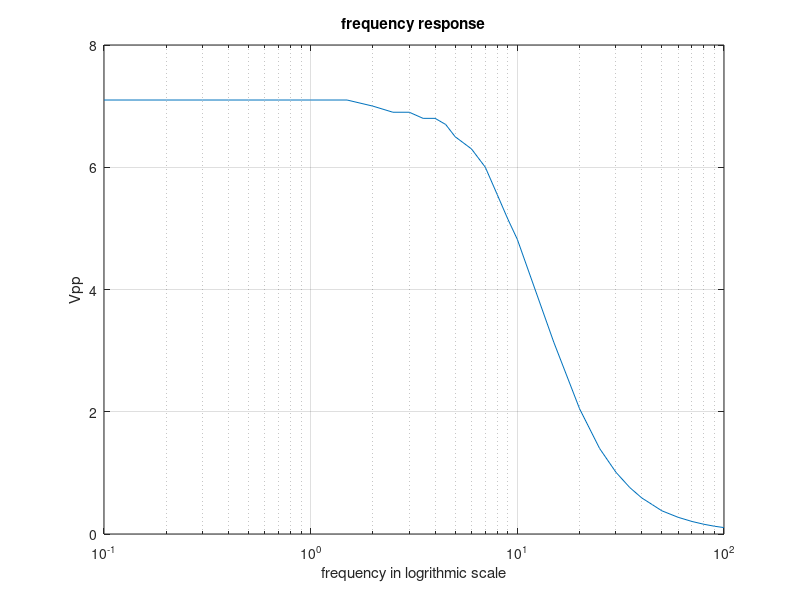
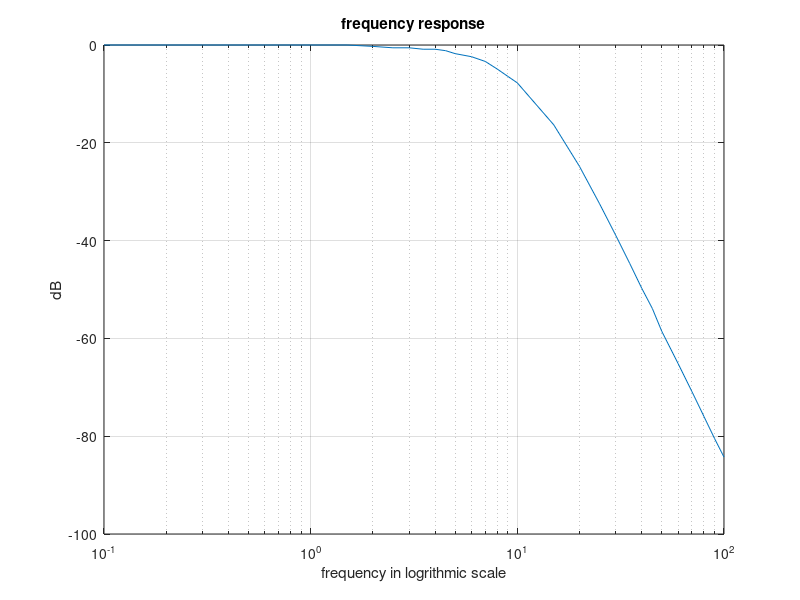

Write MATLAB code to recreate these figures, in order.
clc;
clear;

freq = [0.1, 0.2, 0.3, 0.4 , 0.5, 0.6, 0.7, 0.8, 0.9, 1 ,1.5, 2, 2.5 ,3, 3.5, 4, 4.5, 5, 6, 7, 8 , 9, 10, 15, 20, 25, 30, 35, 40, 45, 50, 60, 70, 80, 90, 100];
Vpp = [7.1, 7.1, 7.1, 7.1, 7.1, 7.1, 7.1, 7.1, 7.1, 7.1, 7.1, 7.0,  6.9, 6.9, 6.8, 6.8, 6.7, 6.5, 6.3, 6.0, 5.55, 5.15, 4.82, 3.14, 2.05, 1.40, 1.01, 0.76, 0.59, 0.48, 0.38, 0.273, 0.205, 0.159, 0.127, 0.105];
Amp = zeros(size(Vpp));
Vpeak = max(Vpp);
is_equal = false;

%check for correct length of samples
if isequal(size(freq), size(Vpp))
    disp('equal number of samples in freq and amplitude');
    is_equal = true;
else
    disp('not equal number of samples in freq and amplitude.');
end

if is_equal
    % just nominal voltage
    semilogx(freq, Vpp);
    grid on;
    title("frequency response");
    xlabel("frequency in logrithmic scale");
    ylabel("Vpp");
    % this section handles conversion to dB
    for i = 1:length(Vpp)
        Amp(i) = 20*log(Vpp(i)/Vpeak);
    end
    figure;
    semilogx(freq, Amp);
    title("frequency response");
    xlabel("frequency in logrithmic scale");
    ylabel("dB");
    grid on;
end
